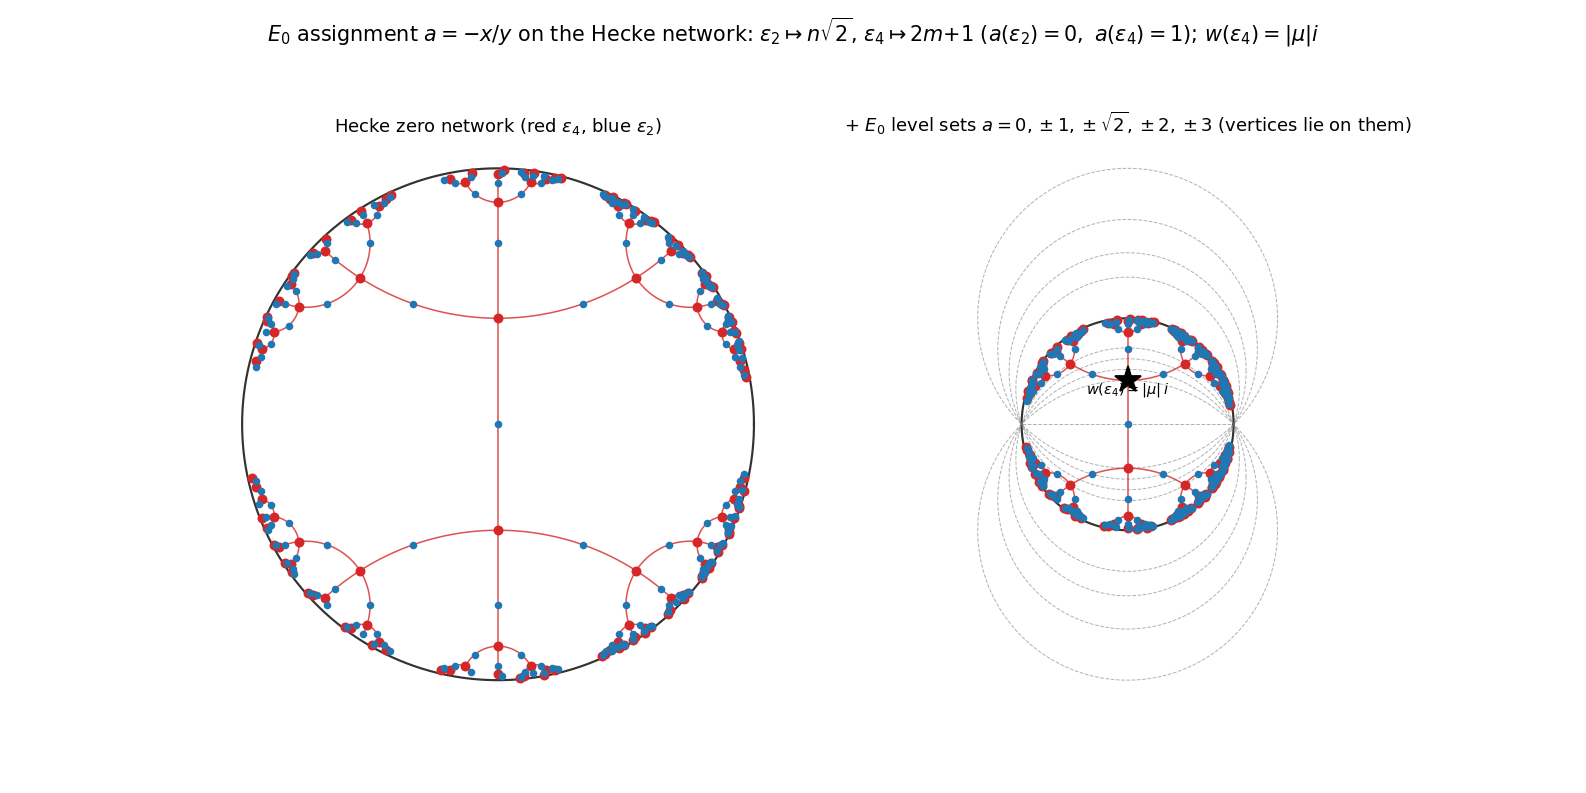

Here is the Python script that generated this plot:
#!/usr/bin/env python3
"""
018 — Hecke zero vertices sit on the E0 assignment's level sets.

Assignment a = -x/y  (regular AES E0).  On the q=4 Hecke zero network
beta^{-1}([0,1]):
  * order-4 vertices  eps_4 = (-1+i)/sqrt2  have  a = 2m+1  (odd integers);
  * order-2 vertices  eps_2 = i             have  a = n*sqrt2 (n in Z);
  * so a(eps_2)=0 and a(eps_4)=1 — exactly the Hauptmodul branch values.

The level set a = c maps in the disk (w = u+iv) to the circle
  u^2 + (v + 1/c)^2 = 1 + 1/c^2   (through w = -1 and w = +1),
  with a = 0 the real-axis diameter.  The E0 level sets a = n*sqrt2 pass through
  the eps_2 vertices and a = 2m+1 pass through the eps_4 vertices.

Also: w(eps_4) = (sqrt2-1) i = |mu| i  (the order-4 point sits at height |mu| on
the disk imaginary axis).  The parameter mu = 1-sqrt2 = -|mu| itself is NOT a
vertex a-value (it is neither n*sqrt2 nor an odd integer).

Left panel: Hecke zero network (red eps_4 4-valent, blue eps_2 bivalent).
Right panel: same network + the E0 level-set circles a = 0, +-1, +-sqrt2, +-2,
             +-3, showing every vertex lying on one of these level sets.

STATUS: vertex a-values are computed exactly (BFS over Gamma_4); the "n*sqrt2 /
2m+1" pattern is a COMPUTATIONALLY VERIFIED observation, not yet proved in-paper.
"""

import numpy as np
import matplotlib
matplotlib.use("Agg")
import matplotlib.pyplot as plt
from math import sqrt, pi, atan2, hypot
from collections import Counter

SQ2 = sqrt(2.0)
MU = 1.0 - SQ2          # -|mu| = -(sqrt2-1)
ABSMU = SQ2 - 1.0       # |mu|


def J(z):
    return -1.0 / z


def T(z):
    return z + SQ2


def Tm(z):
    return z - SQ2


GENS = [J, T, Tm]
EPS2 = 1j
EPS4 = (-1.0 + 1j) / SQ2


def key(c):
    return complex(round(c.real, 6), round(c.imag, 6))


def h2_to_disk(z):
    return (z - 1j) / (z + 1j)


def aval(z):
    return -z.real / z.imag


def hecke_network(depth=7):
    edges, v2, v4 = [], set(), set()
    a2, a4 = [], []
    seen = set()
    front = [(EPS2, EPS4)]
    for _ in range(depth + 1):
        new = []
        for (a, b) in front:
            k = frozenset([key(a), key(b)])
            if k in seen:
                continue
            seen.add(k)
            edges.append((a, b))
            v2.add(key(a))
            v4.add(key(b))
            a2.append(aval(a))
            a4.append(aval(b))
            for g in GENS:
                new.append((g(a), g(b)))
        front = new
    return edges, v2, v4, a2, a4


def geodesic_arc_disk(a, b, n=70):
    px, py = a.real, a.imag
    qx, qy = b.real, b.imag
    if abs(qx - px) < 1e-12:
        y = np.linspace(min(py, qy), max(py, qy), n)
        return h2_to_disk(px + 1j * y)
    c = ((qx * qx + qy * qy) - (px * px + py * py)) / (2.0 * (qx - px))
    R = hypot(px - c, py)
    thp = atan2(py, px - c)
    thq = atan2(qy, qx - c)
    if thq < thp:
        thq += 2 * pi
    if thq - thp > pi:
        thp, thq = thq, thp + 2 * pi
    t = np.linspace(thp, thq, n)
    return h2_to_disk((c + R * np.cos(t)) + 1j * (R * np.sin(t)))


def level_circle(c, n=400):
    """The disk circle a = c (u^2 + (v+1/c)^2 = 1 + 1/c^2), through (-1,0),(1,0)."""
    if abs(c) < 1e-12:
        t = np.linspace(-1, 1, n)
        return t, np.zeros_like(t)
    cy = -1.0 / c
    R = hypot(1.0, cy)
    th = np.linspace(0, 2 * pi, n)
    return R * np.cos(th), cy + R * np.sin(th)


def draw_network(ax, edges, v2, v4, show_verts=True):
    th = np.linspace(0, 2 * pi, 400)
    ax.plot(np.cos(th), np.sin(th), color="0.2", lw=1.2)
    for (a, b) in edges:
        w = geodesic_arc_disk(a, b)
        ax.plot(w.real, w.imag, color="tab:red", lw=0.85, alpha=0.8, zorder=3)
    if show_verts:
        for v in v4:
            w = h2_to_disk(v)
            ax.plot([w.real], [w.imag], marker="o", ms=4.5, color="tab:red",
                    zorder=5)
        for v in v2:
            w = h2_to_disk(v)
            ax.plot([w.real], [w.imag], marker="o", ms=3.2, color="tab:blue",
                    zorder=5)
    ax.set_aspect("equal")
    ax.set_xticks([])
    ax.set_yticks([])
    for sp in ax.spines.values():
        sp.set_visible(False)


def main():
    edges, v2, v4, a2_full, a4_full = hecke_network(7)
    # a-values (full precision, dedup to 12 decimals)
    a2 = sorted({round(v, 12) for v in a2_full})
    a4 = sorted({round(v, 12) for v in a4_full})
    print("eps2 a-values (#distinct):", len(a2), " range", a2[0], a2[-1])
    print("eps4 a-values (#distinct):", len(a4), " sample", a4[:6], "...", a4[-6:])
    n2 = [v / SQ2 for v in a2 if abs(v) > 1e-9]
    print("eps2 values / sqrt2 are integers:",
          all(abs(n - round(n)) < 1e-8 for n in n2))
    print("eps4 values all odd integers:",
          all(abs(v - round(v)) < 1e-8 and int(round(v)) % 2 == 1 for v in a4))
    print("w(eps4) =", h2_to_disk(EPS4), " == |mu| i =", ABSMU)
    print("mu = 1-sqrt2 =", MU, " in vertex a-values?", MU in a2 or MU in a4)

    fig, (ax1, ax2) = plt.subplots(1, 2, figsize=(12.2, 6.1))
    draw_network(ax1, edges, v2, v4)
    ax1.set_title(r"Hecke zero network (red $\varepsilon_4$, blue $\varepsilon_2$)",
                  fontsize=10)

    draw_network(ax2, edges, v2, v4)
    for c in [0, 1, -1, SQ2, -SQ2, 2, -2, 3, -3]:
        u, v = level_circle(c)
        ax2.plot(u, v, color="0.45", lw=0.55, alpha=0.55, ls="--", zorder=2)
    # mark eps4 image at |mu| i
    w4 = h2_to_disk(EPS4)
    ax2.plot([w4.real], [w4.imag], marker="*", ms=15, color="k", zorder=6)
    ax2.text(w4.real, w4.imag - 0.12, r"$w(\varepsilon_4)=|\mu|\,i$", fontsize=8,
             ha="center", color="k")
    ax2.set_title(r"$+$ $E_0$ level sets $a=0,\pm1,\pm\sqrt{2},\pm2,\pm3$ "
                  r"(vertices lie on them)", fontsize=10)

    fig.suptitle(
        r"$E_0$ assignment $a=-x/y$ on the Hecke network: "
        r"$\varepsilon_2\mapsto n\sqrt{2}$, $\varepsilon_4\mapsto 2m{+}1$ "
        r"($a(\varepsilon_2)=0,\ a(\varepsilon_4)=1$); $w(\varepsilon_4)=|\mu|i$",
        fontsize=11.5)
    fig.subplots_adjust(top=0.82, wspace=0.05)
    out = "/Users/mingli/AEG/aeg-paper/notes/general/018-hecke-zero-levelsets.png"
    fig.savefig(out, dpi=130)
    print("saved:", out)


if __name__ == "__main__":
    main()
